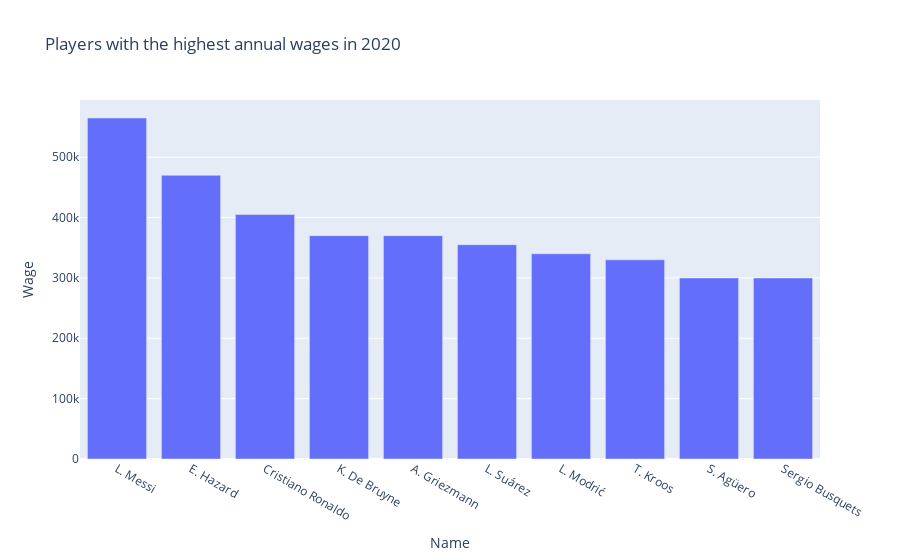

Here is the notebook cell this chart was saved with:
### Code cell
Data20 = pd.read_csv("archive/players_20.csv")
most_paid_players = Data20.sort_values(by=['wage_eur'], ascending=False)
most_paid_players = most_paid_players.head(10)

fig = px.bar(most_paid_players, x='short_name', y='wage_eur',  title="Players with the highest annual wages in 2020",
            labels={'short_name':'Name','wage_eur':'Wage'})
fig.show()

### Figure 1 — Plotly figure (JSON) as saved in the notebook; plotly's stock layout.template omitted (floating-point values rounded to 4 significant figures)
{"data": [{"alignmentgroup": "True", "hovertemplate": "Name=%{x}<br>Wage=%{y}<extra></extra>", "legendgroup": "", "marker": {"color": "#636efa"}, "name": "", "offsetgroup": "", "orientation": "v", "showlegend": false, "textposition": "auto", "type": "bar", "x": ["L. Messi", "E. Hazard", "Cristiano Ronaldo", "K. De Bruyne", "A. Griezmann", "L. Suárez", "L. Modrić", "T. Kroos", "S. Agüero", "Sergio Busquets"], "xaxis": "x", "y": [565000, 470000, 405000, 370000, 370000, 355000, 340000, 330000, 300000, 300000], "yaxis": "y"}], "layout": {"barmode": "relative", "legend": {"tracegroupgap": 0}, "title": {"text": "Players with the highest annual wages in 2020"}, "xaxis": {"anchor": "y", "domain": [0, 1], "title": {"text": "Name"}}, "yaxis": {"anchor": "x", "domain": [0, 1], "title": {"text": "Wage"}}}}
